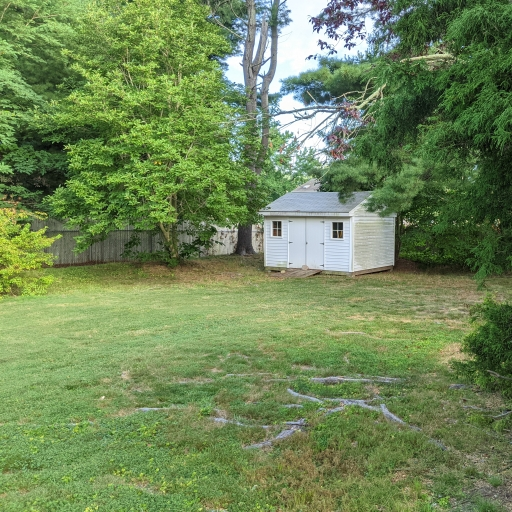
#> input picture Edge Detection/Images/shed1-small.jpg, 512 x 512 px
$ jupyter execute code.ipynb
#> lines starting #> are read from the running program, lines starting #| are printed output that depends on the picture; after the words box and inside, x2 and y2 are one past the last pixel; in counts of white or black regions, pixels touching at a corner belong together
# Computer Vision Fundamentals - Edge Detection and Image Processing

This notebook demonstrates fundamental computer vision concepts including image loading, color channel separation, grayscale conversion, histogram analysis, binary thresholding, edge detection, and image downsampling. These techniques form the foundation of many computer vision applications.

## Overview of Tasks:
1. **Image Loading and Display** - Load and display an image
2. **Color Channel Separation** - Extract and visualize individual RGB channels
3. **Grayscale Conversion** - Convert color image to grayscale using averaging
4. **Histogram Analysis** - Analyze pixel intensity distributions
5. **Binary Thresholding** - Create binary images using intensity thresholds
6. **Edge Detection** - Detect edges using gradient-based methods
7. **Image Downsampling** - Create image pyramids through downsampling

Let's begin with the implementation!

[cell 1]
# Import necessary libraries
import cv2
import numpy as np
import matplotlib.pyplot as plt
import math

## Task 1: Image Loading and Display

**Objective**: Load a color image and display it using OpenCV.

**What we're doing**:
- Loading an image from the Images folder using `cv2.imread()`
- Displaying the image in a window using `cv2.imshow()`
- Saving the loaded image for reference
- Using `cv2.waitKey()` and `cv2.destroyAllWindows()` to properly manage the display window

**Key Concepts**:
- `cv2.IMREAD_COLOR`: Loads image in BGR color format (OpenCV's default)
- Image display requires proper window management in OpenCV

[cell 2]
# Load the original image from the Images folder
A = cv2.imread("./Images/shed1-small.jpg", cv2.IMREAD_COLOR)
#> A is the input picture: shape (512, 512, 3); mean B, G, R 86.4, 134.4, 111.3

# Display the loaded image
cv2.imshow('Image A', A)

# Save the image for reference in Images folder
cv2.imwrite('./Images/A.jpg', A)

# Wait for key press and close windows
cv2.waitKey(0)
cv2.destroyAllWindows()
cv2.waitKey(1)

## Task 2: Color Channel Separation

**Objective**: Separate the RGB color channels and visualize each channel individually.

**What we're doing**:
- Using `cv2.split()` to separate the BGR image into Blue, Green, and Red channels
- Creating individual channel images by merging each channel with zeros for the other two channels
- Displaying and saving each channel separately

**Key Concepts**:
- OpenCV uses BGR (Blue-Green-Red) format instead of RGB
- Each channel represents the intensity of that specific color component
- Channel separation helps analyze color distribution and is useful for various image processing tasks

[cell 3]
# Split the image into individual color channels (BGR format)
BC, GC, RC = cv2.split(A)

# Create a zeros array with the same shape as the channels
zeros = np.zeros_like(BC)

# Create individual channel images by merging each channel with zeros
red_img = cv2.merge([zeros, zeros, RC])    # Red channel only
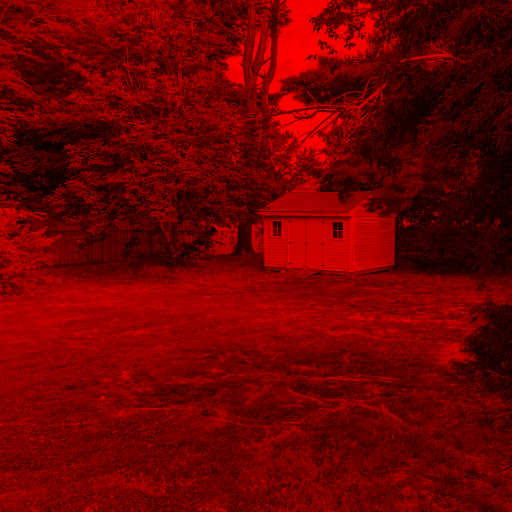
#> red_img: shape (512, 512, 3); mean of channels 0, 1, 2 0, 0, 111.3; drawn as B, G, R
green_img = cv2.merge([zeros, GC, zeros])  # Green channel only
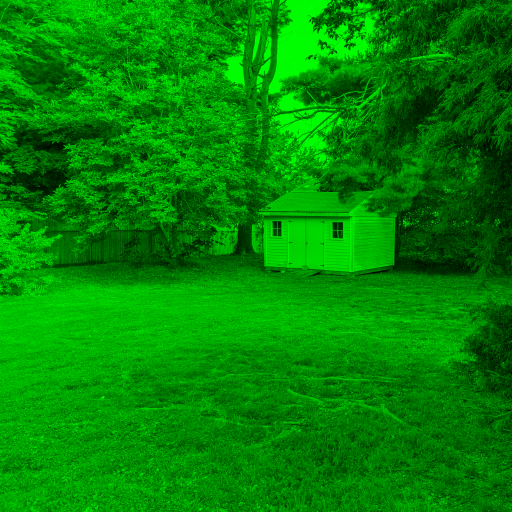
#> green_img: shape (512, 512, 3); mean of channels 0, 1, 2 0, 134.4, 0; drawn as B, G, R
blue_img = cv2.merge([BC, zeros, zeros])   # Blue channel only
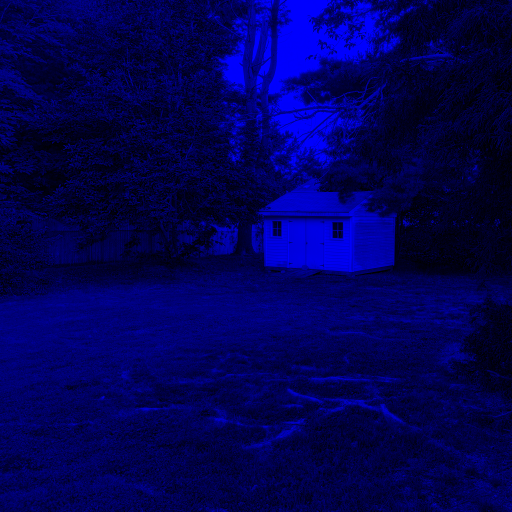
#> blue_img: shape (512, 512, 3); mean of channels 0, 1, 2 86.4, 0, 0; drawn as B, G, R

# Display each channel separately
cv2.imshow("Red Channel", red_img)
cv2.imshow("Green Channel", green_img)
cv2.imshow("Blue Channel", blue_img)

# Save each channel image in Images folder
cv2.imwrite('./Images/Red_Channel.jpg', red_img)
cv2.imwrite('./Images/Green_Channel.jpg', green_img)
cv2.imwrite('./Images/Blue_Channel.jpg', blue_img)

# Wait for key press and close windows
cv2.waitKey(0)
cv2.destroyAllWindows()
cv2.waitKey(1)

## Task 3: Grayscale Conversion

**Objective**: Convert the color image to grayscale using manual averaging of RGB channels.

**What we're doing**:
- Creating a grayscale image by averaging the Red, Green, and Blue channel values
- Manually implementing the conversion using nested loops
- Each pixel's grayscale value = (R + G + B) / 3

**Key Concepts**:
- Grayscale conversion reduces color information to intensity information only
- This is a fundamental preprocessing step for many computer vision algorithms
- The averaging method is simple but effective for basic grayscale conversion
- More sophisticated methods exist (like weighted averaging based on human perception)

[cell 4]
# Create a grayscale image by averaging RGB channels
AG = np.zeros((512, 512), dtype=np.uint8)

# Manually convert each pixel to grayscale
for i in range(512):
    for j in range(512):
        # Average the three color channels for each pixel
        AG[i][j] = int((int(RC[i][j]) + int(GC[i][j]) + int(BC[i][j])) / 3)
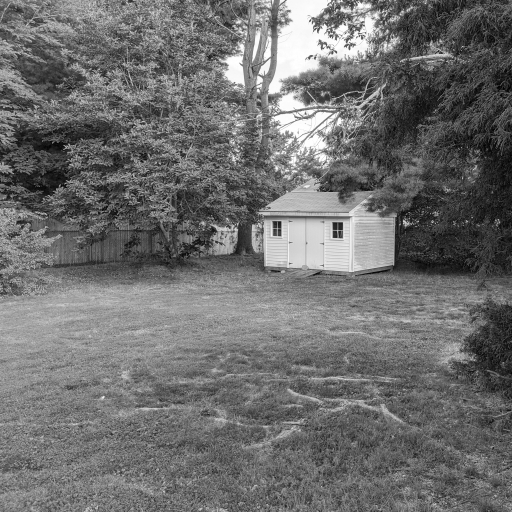
#> AG: shape (512, 512); min 1, max 255, mean 110.4

# Display the grayscale image
cv2.imshow("AG", AG)

# Save the grayscale image in Images folder
cv2.imwrite('./Images/AG.jpg', AG)

# Wait for key press and close windows
cv2.waitKey(0)
cv2.destroyAllWindows()
cv2.waitKey(1)

## Task 4: Histogram Analysis

**Objective**: Analyze the pixel intensity distribution of different image channels using histograms.

**What we're doing**:
- Creating a function to compute frequency histograms for pixel intensities (0-255)
- Computing histograms for Red, Green, Blue channels and the grayscale image
- Visualizing histograms using matplotlib to understand intensity distributions

**Key Concepts**:
- Histograms show the frequency distribution of pixel intensities
- They help understand image characteristics like contrast, brightness, and dynamic range
- Histogram analysis is crucial for image enhancement and thresholding operations
- Different channels may have different intensity distributions

[cell 5]
# Function to compute pixel intensity frequency histogram
def frequency(image):
    arr = np.zeros(256)  # Array to store frequency of each intensity (0-255)
    for i in range(512):
        for j in range(512):
            arr[image[i][j]] += 1  # Increment count for this intensity value
    return arr

# Compute histograms for all channels
AG_arr = frequency(AG)  # Grayscale image histogram
#> AG_arr = 256 values, max 2513 at index 101, min 0 at index 0, mean 1024
RC_arr = frequency(RC)  # Red channel histogram
#> RC_arr = 256 values, max 2327 at index 117, min 7 at index 1, mean 1024
GC_arr = frequency(GC)  # Green channel histogram
#> GC_arr = 256 values, max 2325 at index 130, min 0 at index 0, mean 1024
BC_arr = frequency(BC)  # Blue channel histogram
#> BC_arr = 256 values, max 3044 at index 255, min 74 at index 247, mean 1024

# Create x-axis for histogram (intensity values 0-255)
x = np.arange(256)

# Plot Red Channel Histogram
plt.figure()
plt.title('Histogram Red Channel')
plt.xlabel('Pixel Intensity (0-255)')
plt.ylabel('Frequency')
plt.bar(x, RC_arr, width=1.0, edgecolor='black')
plt.savefig("./Images/histogram_RC.jpg")
#> figure, not shown here; tallest bar 2327 high, from x = 116.5 to 117.5
plt.show()

# Plot Blue Channel Histogram
plt.figure()
plt.title('Histogram Blue Channel')
plt.xlabel('Pixel Intensity (0-255)')
plt.ylabel('Frequency')
plt.bar(x, BC_arr, width=1.0, edgecolor='black')
plt.savefig("./Images/histogram_BC.jpg")
#> figure, not shown here; tallest bar 3044 high, from x = 254.5 to 255.5
plt.show()

# Plot Green Channel Histogram
plt.figure()
plt.title('Histogram Green Channel')
plt.xlabel('Pixel Intensity (0-255)')
plt.ylabel('Frequency')
plt.bar(x, GC_arr, width=1.0, edgecolor='black')
plt.savefig("./Images/histogram_GC.jpg")
#> figure, not shown here; tallest bar 2325 high, from x = 129.5 to 130.5
plt.show()

# Plot Grayscale Image Histogram
plt.figure()
plt.title('Histogram AG (Grayscale)')
plt.xlabel('Pixel Intensity (0-255)')
plt.ylabel('Frequency')
plt.bar(x, AG_arr, width=1.0, edgecolor='black')
plt.savefig("./Images/histogram_AG.jpg")
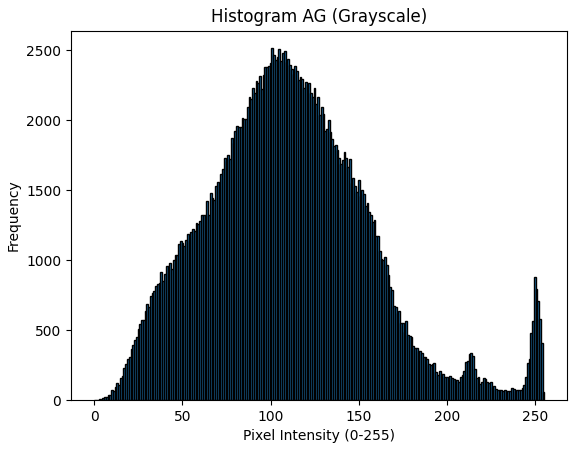
#> figure drawn by matplotlib, 1 panel; tallest bar 2513 high, from x = 100.5 to 101.5
plt.show()

## Task 5: Binary Thresholding

**Objective**: Create a binary (black and white) image using intensity thresholding.

**What we're doing**:
- Taking user input for a threshold value (TB)
- Converting the grayscale image to binary: pixels below threshold become black (0), pixels above become white (255)
- This creates a simple segmentation based on intensity

**Key Concepts**:
- Binary thresholding is a fundamental image segmentation technique
- It converts grayscale images to binary images using a threshold value
- Useful for separating objects from background based on intensity
- The choice of threshold significantly affects the result

[cell 6]
# Get threshold value from user
TB = int(input("Enter threshold value (0-255): "))
#> the answer given: 100

# Create binary image based on threshold
AB = np.zeros((512, 512), dtype=np.uint8)

# Apply thresholding: pixels below threshold = 0 (black), above = 255 (white)
for i in range(512):
    for j in range(512):
        if AG[i][j] < TB:
            AB[i][j] = 0      # Black
        else:
            AB[i][j] = 255    # White

# Display the binary image
cv2.imshow("Binary", AB)
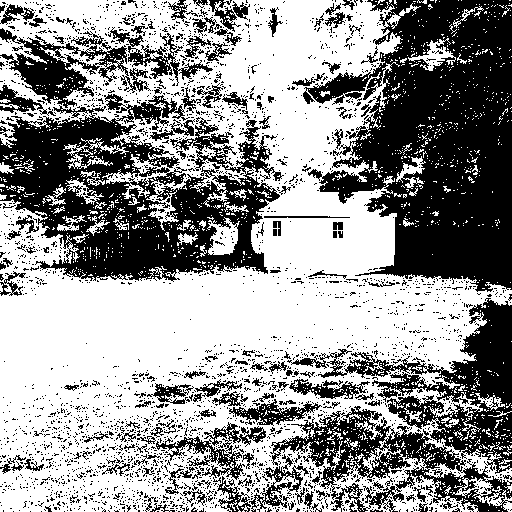
#> window 'Binary': shape (512, 512); 57.9% white; 2921 black regions (2771 under 20 px), largest, box (x1, y1, x2, y2) and area: (303, 0, 512, 292) 36998, (0, 94, 284, 282) 26990, (287, 298, 512, 474) 10409

# Save the binary image in Images folder
cv2.imwrite('./Images/AB.jpg', AB)

# Wait for key press and close windows
cv2.waitKey(0)
cv2.destroyAllWindows()
cv2.waitKey(1)

## Task 6: Edge Detection

**Objective**: Detect edges in the grayscale image using gradient-based edge detection.

**What we're doing**:
- Computing horizontal (Gx) and vertical (Gy) gradients using finite differences
- Calculating gradient magnitude: Gm = √(Gx² + Gy²)
- Applying thresholding to the gradient magnitude to create edge image
- This implements a basic Sobel-like edge detection algorithm

**Key Concepts**:
- Edges are regions where intensity changes rapidly
- Gradients measure the rate of intensity change
- Horizontal gradient: difference between adjacent pixels in x-direction
- Vertical gradient: difference between adjacent pixels in y-direction
- Gradient magnitude combines both directions to detect edges in any orientation

[cell 7]
# Get edge detection threshold from user
TE = int(input("Enter edge detection threshold: "))
#> the answer given: 100

# Initialize gradient arrays
Gx = np.zeros((512, 512), dtype=int)  # Horizontal gradient
Gy = np.zeros((512, 512), dtype=int)  # Vertical gradient
Gm = np.zeros((512, 512), dtype=float)  # Gradient magnitude

# Compute horizontal gradient (Gx) - difference between adjacent pixels in x-direction
for i in range(512):
    for j in range(511):  # Note: range(511) to avoid index out of bounds
        Gx[i][j] = int(AG[i][j+1]) - int(AG[i][j])

# Compute vertical gradient (Gy) - difference between adjacent pixels in y-direction
for i in range(511):  # Note: range(511) to avoid index out of bounds
    for j in range(512):
        Gy[i][j] = int(AG[i+1][j]) - int(AG[i][j])
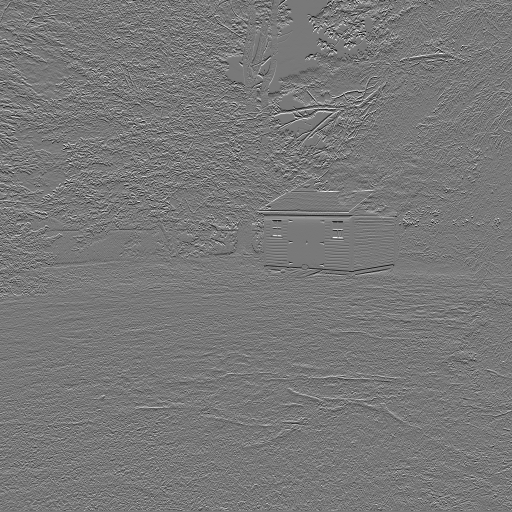
#> Gy: shape (512, 512) int64; min -151, max 167, mean 0; drawn with min black and max white

# Compute gradient magnitude: Gm = √(Gx² + Gy²)
for i in range(512):
    for j in range(512):
        Gm[i][j] = math.sqrt(Gy[i][j]*Gy[i][j] + Gx[i][j]*Gx[i][j])
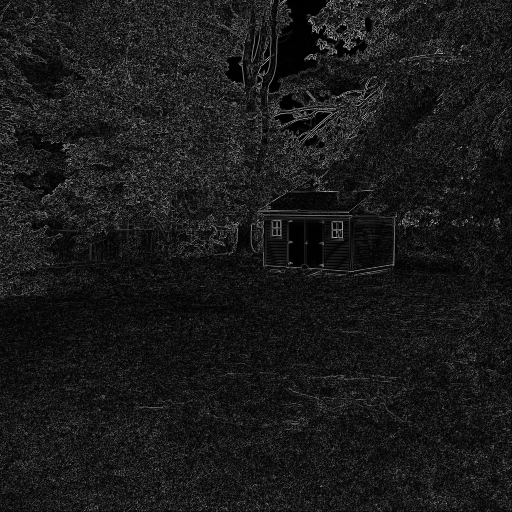
#> Gm: shape (512, 512) float64; min 0, max 192.5, mean 26.3

# Create edge image by thresholding gradient magnitude
AE = np.zeros((512, 512), dtype=np.uint8)

for i in range(512):
    for j in range(512):
        if Gm[i][j] < TE:
            AE[i][j] = 0      # No edge
        else:
            AE[i][j] = 255    # Edge detected

# Display the edge detection result
cv2.imshow("Edge Detection", AE)
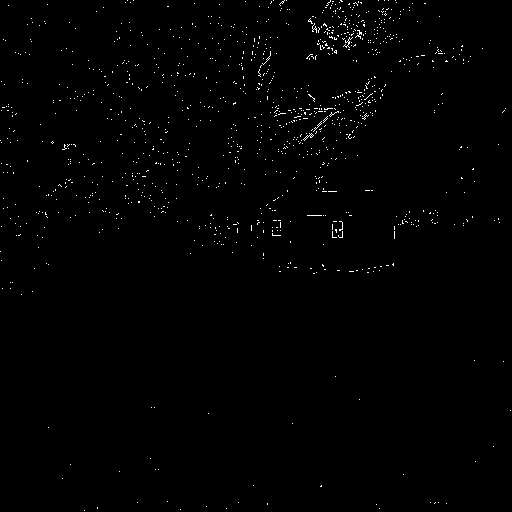
#> window 'Edge Detection': shape (512, 512); 0.77% white in thin lines or dots

# Save the edge image in Images folder
cv2.imwrite('./Images/Edge.jpg', AE)

# Wait for key press and close windows
cv2.waitKey(0)
cv2.destroyAllWindows()
cv2.waitKey(1)

## Task 7: Image Downsampling (Image Pyramid)

**Objective**: Create multiple resolution levels of the image through recursive downsampling.

**What we're doing**:
- Implementing a recursive downsampling function that reduces image size by half at each level
- Using averaging of 2x2 pixel blocks to create smoother downsampled images
- Creating 3 levels: Level 1 (256x256), Level 2 (128x128), Level 3 (64x64)
- This creates an image pyramid useful for multi-scale analysis

**Key Concepts**:
- Image pyramids are hierarchical representations of images at different resolutions
- Downsampling reduces image size while preserving important features
- Averaging 2x2 blocks helps reduce aliasing artifacts
- Image pyramids are used in computer vision for multi-scale analysis, template matching, and feature detection

[cell 8]
# Recursive downsampling function
def downsample(img, c):
    # Base case: if c=1, return original image
#> called with c = 2
    if c == 1:
        return img

    # Get image dimensions
    width = img.shape[1]
#> width = 512
    height = img.shape[0]
#> height = 512

    # Create new image with half the dimensions
    new_img = np.zeros((height//2, width//2), dtype=np.uint8)

    # Downsample by averaging 2x2 blocks
    for i in range(height//2):
        for j in range(width//2):
            # Average 4 pixels in 2x2 block
            new_img[i][j] = (int(img[i*2][j*2]) + int(img[i*2][j*2+1]) +
                            int(img[i*2+1][j*2]) + int(img[i*2+1][j*2+1])) // 4

    # Recursively downsample further
    return downsample(new_img, c//2)

# Create different resolution levels
AG2 = downsample(AG, 2)   # Level 1: 256x256
AG4 = downsample(AG, 4)   # Level 2: 128x128
AG8 = downsample(AG, 8)   # Level 3: 64x64
#> after the loop in downsample (call 8), `for i in range(height//2):`:
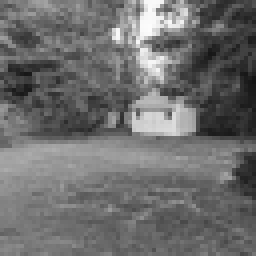
#> new_img: shape (64, 64) (shown 4 times larger); min 20, max 252, mean 109.3

# Display all pyramid levels
cv2.imshow("Level 1 (256x256)", AG2)
cv2.imshow("Level 2 (128x128)", AG4)
cv2.imshow("Level 3 (64x64)", AG8)

# Save pyramid levels in Images folder
cv2.imwrite('./Images/level1.jpg', AG2)
cv2.imwrite('./Images/level2.jpg', AG4)
cv2.imwrite('./Images/level3.jpg', AG8)

# Wait for key press and close windows
cv2.waitKey(0)
cv2.destroyAllWindows()
cv2.waitKey(1)

$ run again, with Edge Detection/Images/shed2-small.jpg copied over Edge Detection/Images/shed1-small.jpg
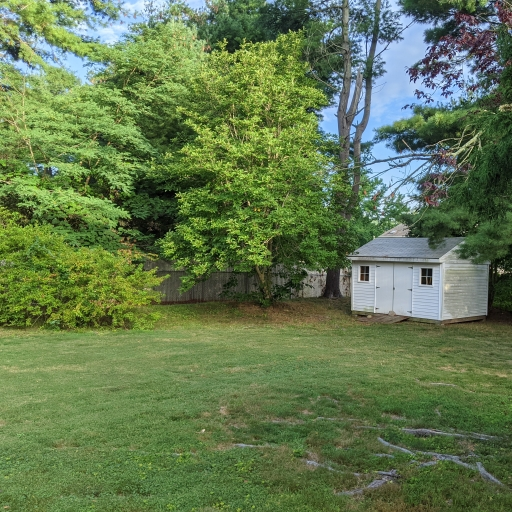
#> input picture Edge Detection/Images/shed2-small.jpg, 512 x 512 px
#> A is the input picture: shape (512, 512, 3); mean B, G, R 78.7, 120.7, 98.5
#> AG_arr = 256 values, max 2646 at index 90, min 0 at index 246, mean 1024
#> RC_arr = 256 values, max 2454 at index 85, min 0 at index 236, mean 1024
#> GC_arr = 256 values, max 2325 at index 138, min 0 at index 0, mean 1024
#> BC_arr = 256 values, max 3038 at index 55, min 118 at index 226, mean 1024
#> `cv2.imshow("Binary", AB)`:
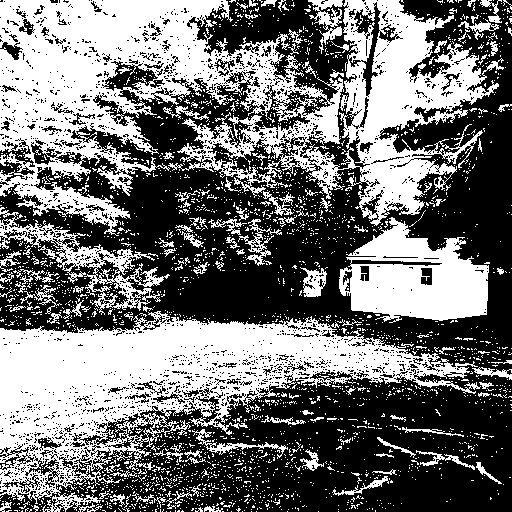
#> window 'Binary': shape (512, 512); 45.2% white; 2792 white regions (2669 under 20 px), largest, box (x1, y1, x2, y2) and area: (0, 0, 504, 236) 53468, (0, 311, 481, 512) 35744, (339, 217, 489, 323) 9597
#> after the loop in downsample (call 8), `for i in range(height//2):`:
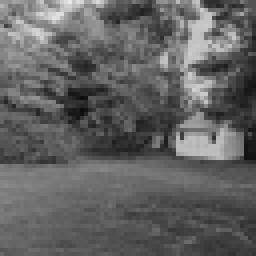
#> new_img: shape (64, 64) (shown 4 times larger); min 12, max 232, mean 97.8
